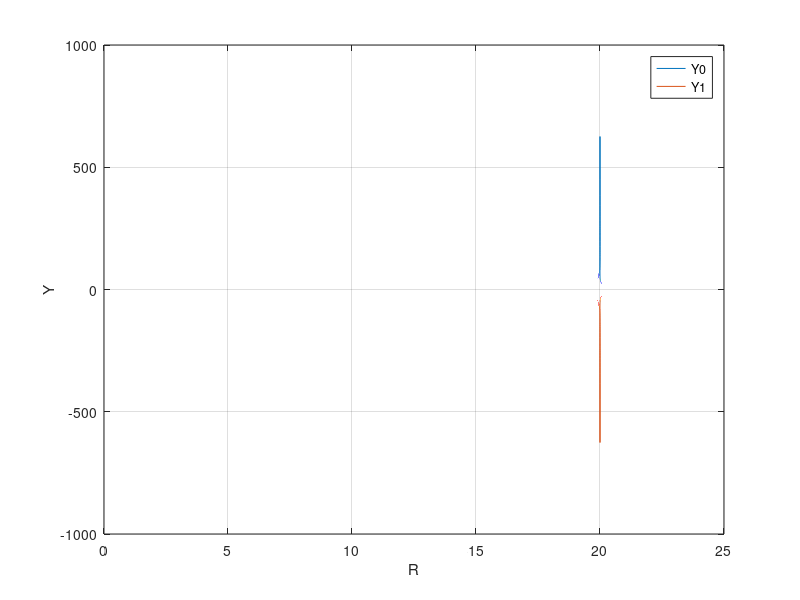

Write the MATLAB code that produced this figure.
% Ejemplo 5

% Valores del circuito
a = 0.2;  R = 1.3;      
b = 0.01; L = 10;
h = -1;   C = 0.1;

% dc = (1-a*R)/(C*L)    % c: Central,  Derecha
% de = (1-b*R)/(C*L)    % e: Exterior, Izquierda
% tc = (-a/C)+(R/L)
% te = (-b/C)+(R/L)
% as = dc + h

Y0 = @(R)  (((3*pi*(((1-a*R)/(C*L))+h)^3)/(2*((-a/C)+(R/L))*((1-b*R)/(C*L))^(3/2)))*((-b/C)+(R/L)))^(1/3);

Y1 = @(R) (-((((3*pi*(((1-a*R)/(C*L))+h)^3)/(2*((-a/C)+(R/L))*((1-b*R)/(C*L))^(3/2)))*((-b/C)+(R/L)))^(1/3)))-(((2*((-a/C)+(R/L)))/(3*(h+((1-a*R)/(C*L))))))*(((((3*pi*(((1-a*R)/(C*L))+h)^3)/(2*((-a/C)+(R/L))*((1-b*R)/(C*L))^(3/2)))*((-b/C)+(R/L)))^(1/3)))^2;

periodo = @(R) (4*pi/(((1-b*R)/(C*L))*sqrt((4*((1-b*R)/(C*L)))-(((-b/C)+(R/L))^2)))) + (2*(((1-a*R)/(C*L))-((1-b*R)/(C*L))-(2*((-a/C)+(R/L))^2)+(((-a/C)+(R/L))*((-b/C)+(R/L)))+((-b/C)+(R/L))^2)*((((3*pi*(((1-a*R)/(C*L))+h)^3)/(2*((-a/C)+(R/L))*((1-b*R)/(C*L))^(3/2)))*((-b/C)+(R/L)))^(1/3))^3/(3*(((1-a*R)/(C*L))-h)^3));

fplot(Y0,[0 25]);
hold on;
fplot(Y1,[0 25]);
xlabel('R');
ylabel('Y');
legend('Y0','Y1');
grid on;
shg;